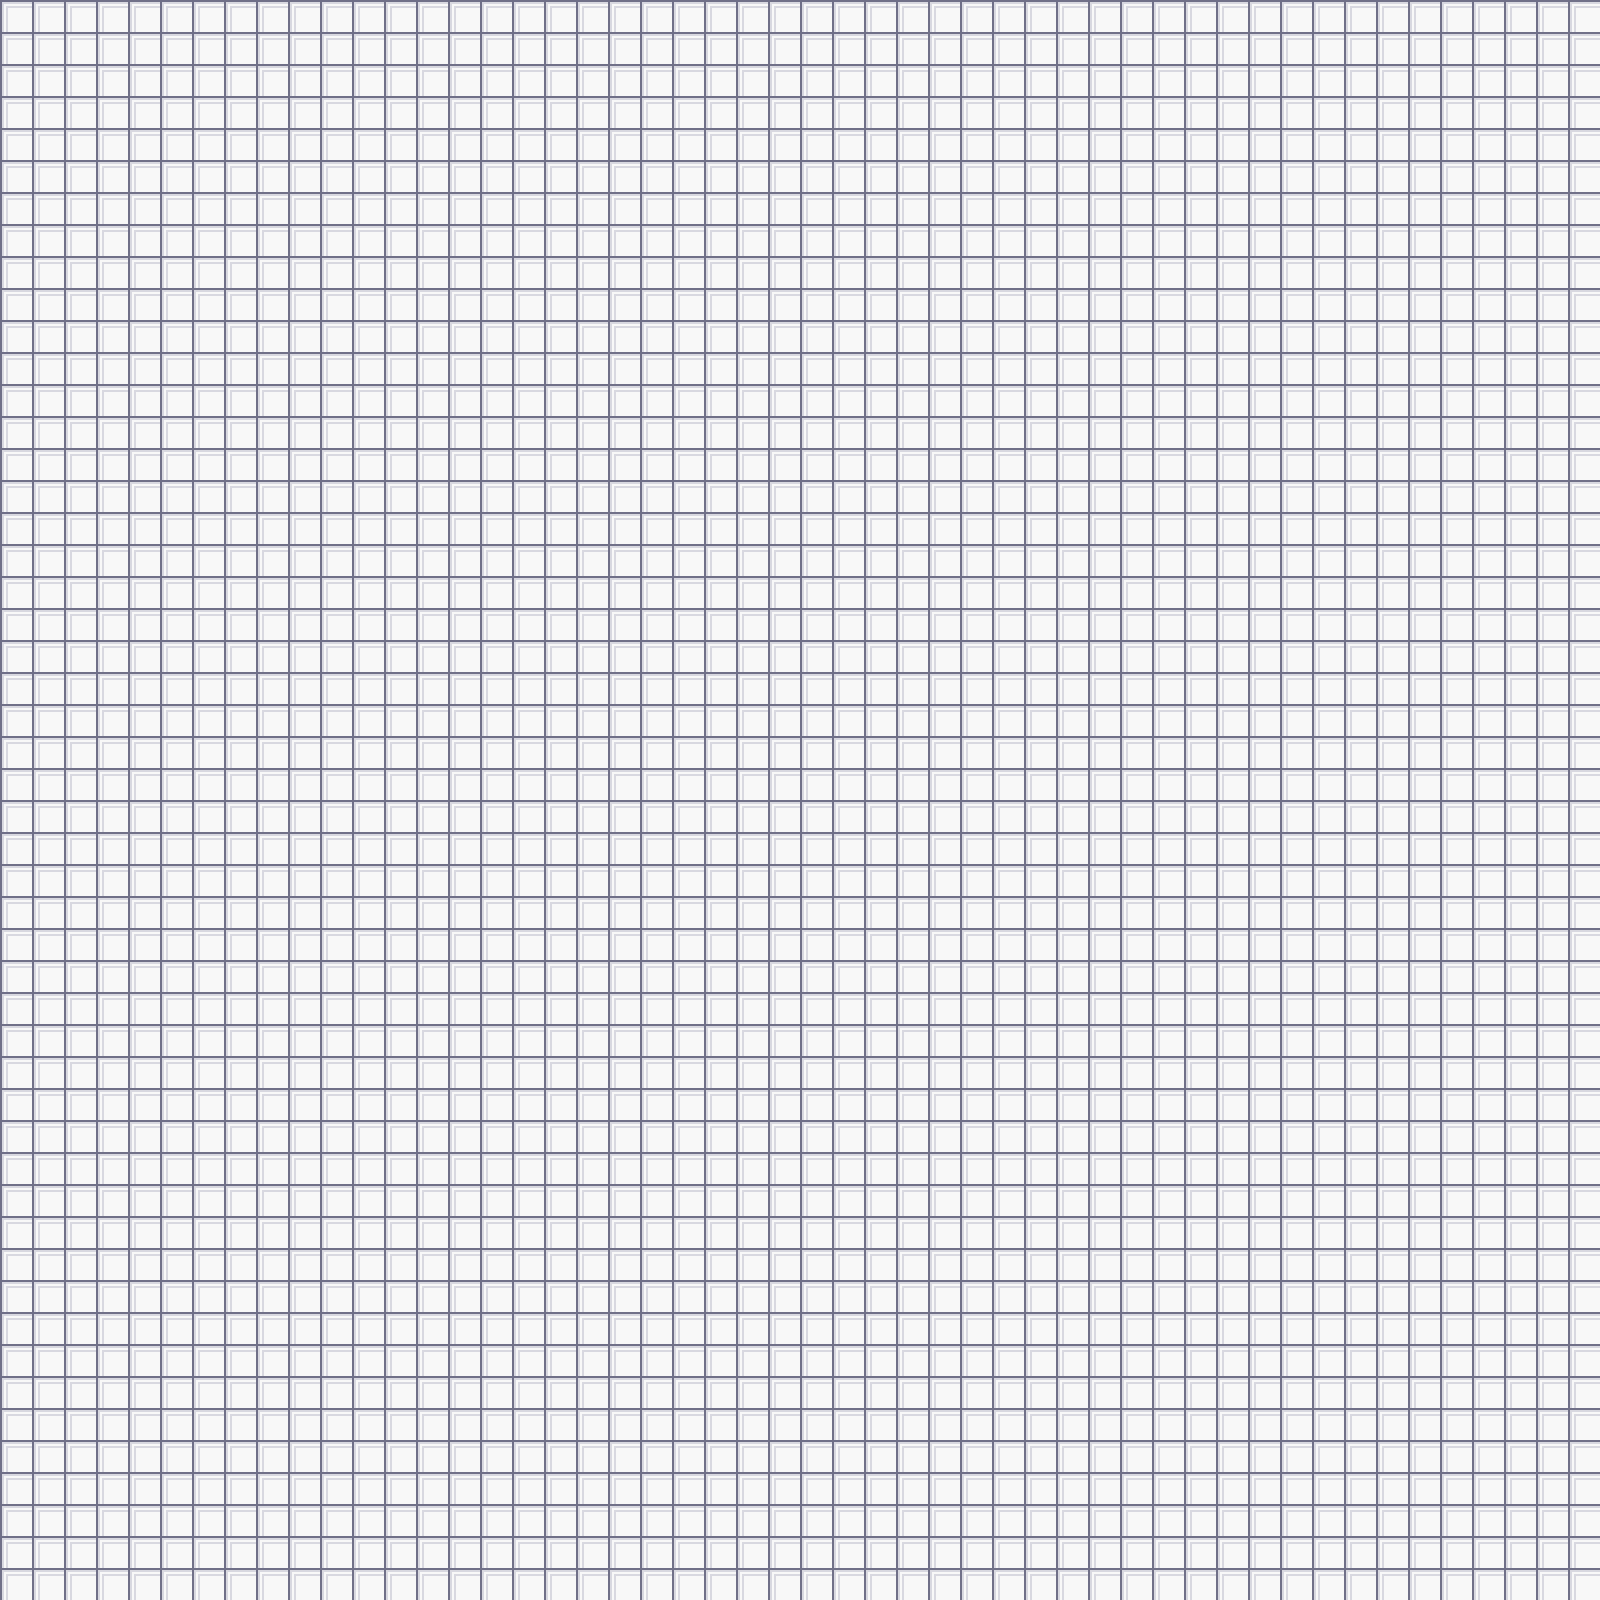

Tiled map render using the project's own tile images. Description and the map definition, with tile-layer contents summarised, below:
An orthogonal 50x50 tile map with 32x32 px tiles, 2 tile layers (l1, l2).

<map version="1.0" tiledversion="1.0.3" orientation="orthogonal" renderorder="right-down" width="50" height="50" tilewidth="32" tileheight="32" nextobjectid="1">
 <tileset firstgid="1" source="../tileset/tileset_boat.tsx" />
 <layer name="l1" width="50" height="50">
  <data>[2500 cells, 2500 non-empty, 1 distinct tile ids]</data>
 </layer>
 <layer name="l2" width="50" height="50">
  <data>[2500 cells, 0 non-empty, 0 distinct tile ids]</data>
 </layer>
</map>
